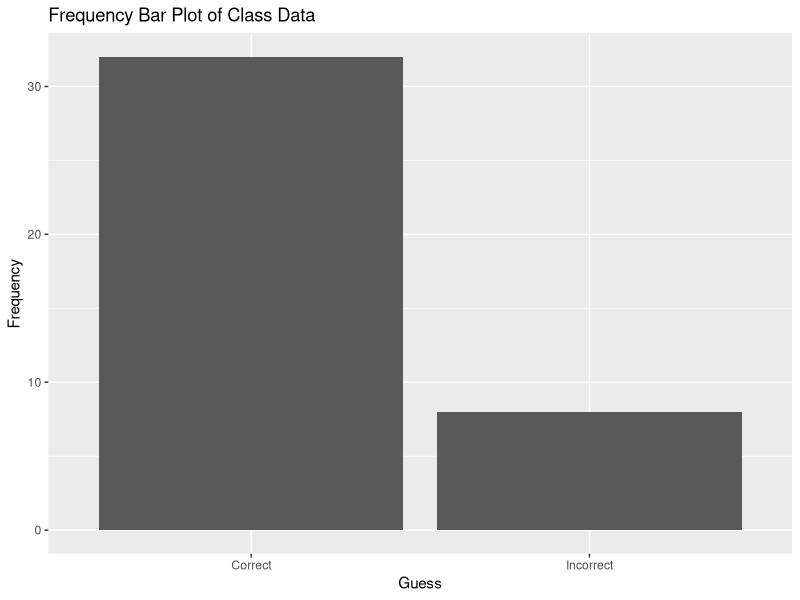
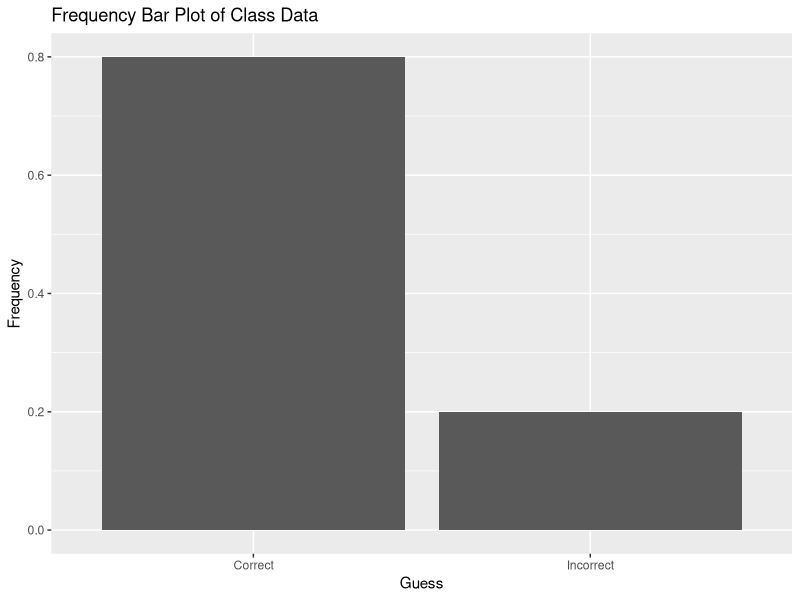
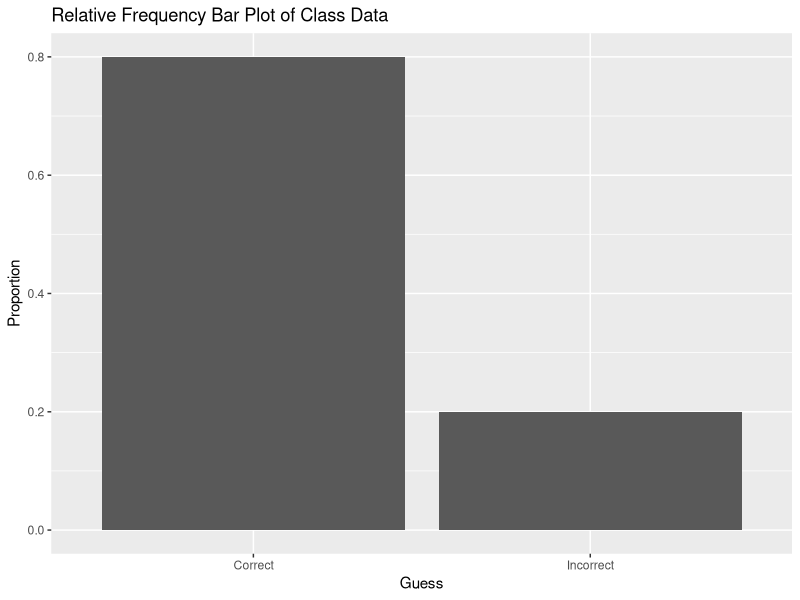
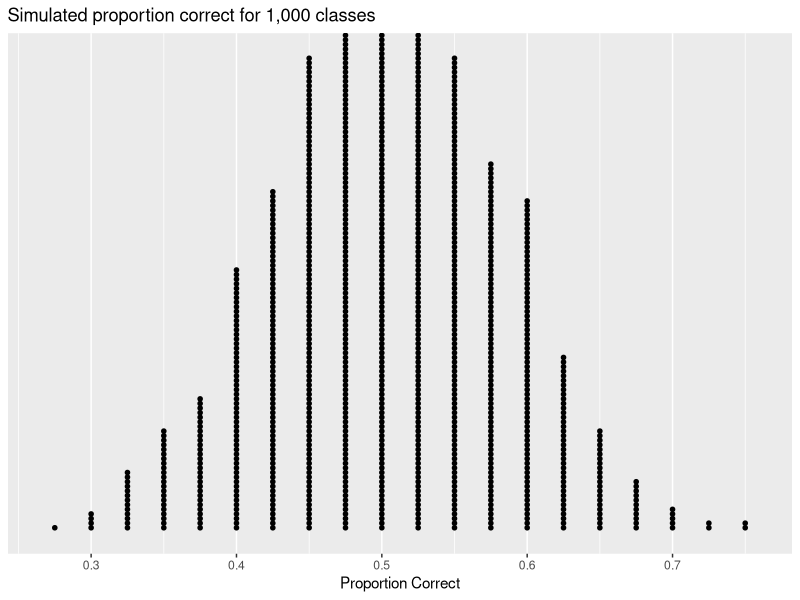

Write the R code that produced these figures, in order.
# Solutions to Martian Alphabet Activity (STAT 408 version)
library(tidyverse)

# Plots -------------------------------------------------------------------

## Plot observed class data
n <- 40 # sample size
x <- 32 # number correct

### Plotting frequencies from raw data
obs_dat <- data.frame(
  Guess = rep(c("Correct", "Incorrect"), c(x, n-x))
)
obs_dat %>% ggplot(aes(x = Guess)) + 
  geom_bar() + 
  labs(title = "Frequency Bar Plot of Class Data", 
       x = "Guess",  
       y = "Frequency")

### Plotting proportions from raw data
obs_dat %>% ggplot(aes(x = Guess)) + 
  geom_bar(aes(y = ..prop.., group = 1)) + 
  labs(title = "Frequency Bar Plot of Class Data", 
       x = "Guess",  
       y = "Frequency")

### Plotting proportions directly
sum_dat <- data.frame(
  Guess = c("Correct", "Incorrect"),
  Proportion = c(x/n, 1-x/n)
)
sum_dat %>% ggplot(aes(x = Guess, y = Proportion)) + 
  geom_col() +
  labs(title = "Relative Frequency Bar Plot of Class Data", 
       x = "Guess",  
       y = "Proportion")
  
# Simulations -------------------------------------------------------------

## Simulating a single student's guess
sample(c("correct", "incorrect"), size = 1, prob = c(0.5, 0.5))

## Simulating a single class's guess
n <- 40 # sample size
p <- 0.5 # hypothesized probability of "correct" guess
dat <- sample(c("correct", "incorrect"), size = n, replace = TRUE, prob = c(p, 1-p))

# Proportion correct
mean(dat == "correct")

## Simulating 1,000 class's guesses
reps <- 1000
props <- NULL
for(i in 1:reps){
  dat <- sample(c("correct", "incorrect"), size = n, 
                replace = TRUE, prob = c(p, 1-p))
  props[i] <- mean(dat == "correct")
}

# Plot proportions
props <- data.frame(props)
props %>% ggplot(aes(x = props)) + 
  geom_dotplot(dotsize = 0.2) +
  scale_y_continuous(NULL, breaks = NULL) + # Hide y-axis
  labs(x = "Proportion Correct",
       title = "Simulated proportion correct for 1,000 classes")
